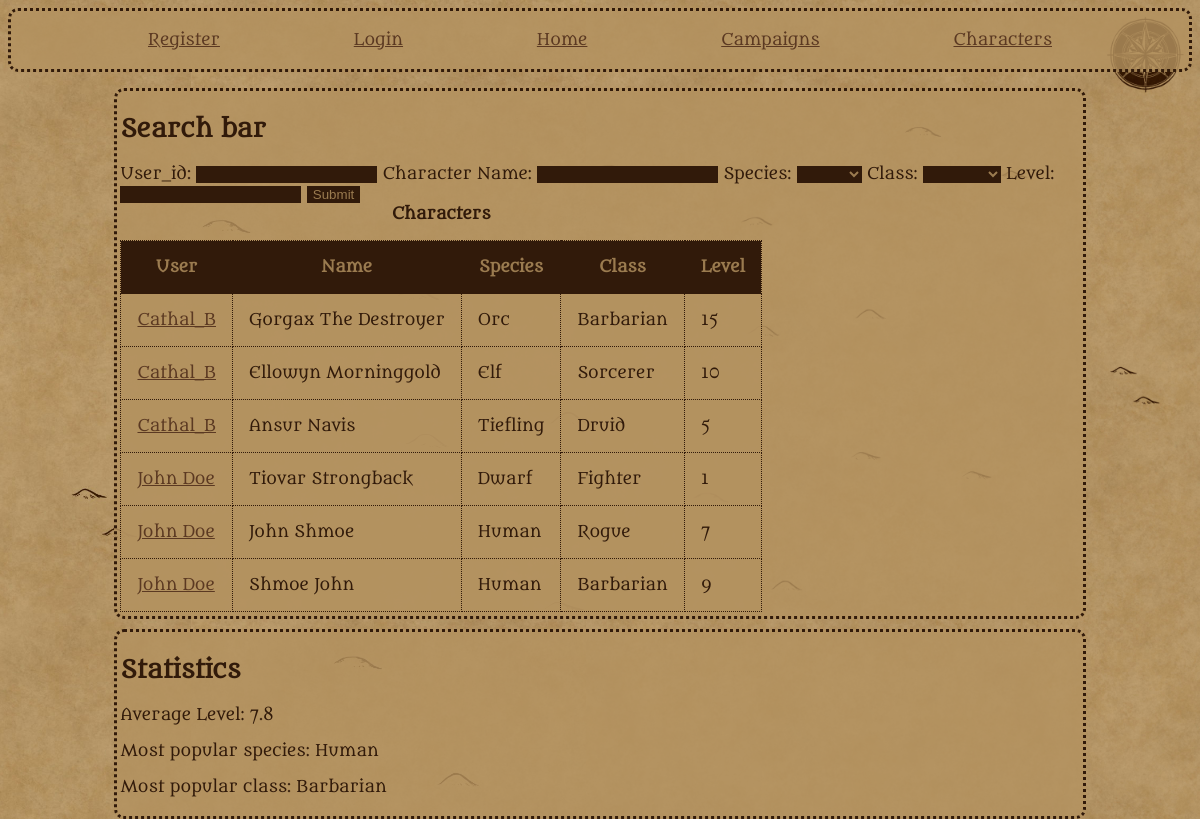
The app's page /Characters with its own data.
### tables this page shows
CREATE TABLE characters
(
  character_id INTEGER PRIMARY KEY AUTOINCREMENT,
  user_id TEXT NOT NULL,
  name TEXT NOT NULL,
  species TEXT NOT NULL,
  level INTEGER NOT NULL,
  class TEXT NOT NULL,
  FOREIGN KEY (user_id) REFERENCES users(user_id)
);

### app.py (the view, shortened to what this page needs)
@app.route("/Characters", methods=["GET", "POST"])
def Characters():
    def most_popular(lis):
        names = {}
        most = -1
        name = ""
        for item in lis:
            if item in names:
                names[item] += 1
            else:
                names[item] = 1
        for key in names:
            if names[key] > most:
                most = names[key]
                name = key
        return name
    form = CharacterForm()
    db = get_db()
    characters = db.execute("""SELECT * FROM characters""").fetchall()
    speciesPop = []
    levelMean = 0
    classNamePop = []
    for items in characters:
        speciesPop.append(items["species"])
        levelMean += items["level"]
        classNamePop.append(items["class"])
    levelMean = round(levelMean/len(characters),1)
    speciesPop = most_popular(speciesPop)
    classNamePop = most_popular(classNamePop)
    return render_template("characters.html", characters = characters, form = form, levelMean = levelMean, speciesPop = speciesPop, classNamePop = classNamePop)

### forms.py
class CharacterForm(FlaskForm):
    CharName = StringField("Character Name: ")
    species = SelectField("Species: ",choices=["","Human","Dwarf","Elf","Tiefling","Halfling","Orc"])
    level = IntegerField("Level:", validators = [Optional()])
    className = SelectField("Class: ", choices=["", "Wizard", "Druid", "Cleric", "Fighter", "Paladin", "Sorcerer", "Warlock","Ranger","Monk","Rogue", "Barbarian"])
    user_id = StringField("User_id: ")
    submit = SubmitField("Submit")

### app.py (called while the page is built)
@app.before_request
def load_logged_in_user():
    g.user = session.get("user_id",None)

### database.py (called while the page is built)
def get_db():
    if "db" not in g:
        g.db = sqlite3.connect(DATABASE,
            detect_types=sqlite3.PARSE_DECLTYPES
        )
        g.db.row_factory = sqlite3.Row
        g.db.execute("PRAGMA foreign_keys = ON") #learned from sqlite documentation, foreign keys apparently aren't enforced by default.
    return g.db

### templates/characters.html (shortened to what this page needs)
{% extends "base.html" %}
{% block main_content %}
    <section>
    <h2>Search bar</h2>
    <form action="" method="POST" novalidate>
        {{form.user_id.label}}
        {{form.user_id()}}
        {{form.CharName.label}}
        {{form.CharName()}}
        {{form.species.label}}
        {{form.species()}}
        {{form.className.label}}
        {{form.className()}}
        {{form.level.label}}
        {{form.level(value = "")}}
        {{form.submit()}}
        </form>
    <table>
        <caption>Characters</caption>
        <th scope="col">User</th>
        <th scope="col">Name</th>
        <th scope="col">Species</th>
        <th scope="col">Class</th>
        <th scope="col">Level</th>
    {% for character in characters %}
        <tr>
        <td><a href="{{ url_for('user', user_id = character['user_id'])}}">{{ character["user_id"]}}</a> </td>
        <td>{{ character["name"]}}</td>
        <td>{{ character["species"] }}</td>
        <td>{{ character["class"]}}</td>
        <td>{{ character["level"] }}</td>
        </tr>
    {%endfor%}
    </table>
    </section>
    <section>
        <h2>Statistics</h2>
        <p>Average Level: {{levelMean}}</p>
        <p>Most popular species: {{speciesPop}}</p>
        <p>Most popular class: {{classNamePop}}</p>
    </section>
{% endblock %}

### static/styles.css (style rules this page uses)
:root { font-size: 16px; height: 100%; }
html { --base-colour: #311a0a; --bg--colour: #b49260ce; background-image: url('mobile_map.jpg'), url('tile_widescreen.jpg'); background-position: top right, center; background-repeat: no-repeat, repeat; background-size: contain; background-color: var(--bg--colour); }
body { font-family: Metamorphous, serif; color: var(--base-colour); text-decoration: none; }
section { border: 0.2em dotted var(--base-colour); border-radius: 10px; padding: 0.2em; margin-bottom: 1em; background-color: var(--bg--colour); width: 90%; margin:1% auto; }
a { color: #5b3922; }
th, td { border: 0.1em dotted var(--base-colour); padding: 1em; background-color: var(--bg--colour); }
table { border-collapse: collapse }
caption { font-weight: bold; padding-bottom: 1em; }
caption+tbody>tr>th { background-color: var(--base-colour); color: var(--bg--colour); }
input, select { background-color: var(--base-colour); color: var(--bg--colour); border: #654834; }

### records on screen
characters: user_id "Cathal_B", name "Gorgax The Destroyer", species "Orc", class "Barbarian", level "15"
characters: user_id "Cathal_B", name "Ellowyn Morninggold", species "Elf", class "Sorcerer", level "10"
characters: user_id "Cathal_B", name "Ansur Navis", species "Tiefling", class "Druid", level "5"
characters: user_id "John Doe", name "Tiovar Strongback", species "Dwarf", class "Fighter", level "1"
characters: user_id "John Doe", name "John Shmoe", species "Human", class "Rogue", level "7"
characters: user_id "John Doe", name "Shmoe John", species "Human", class "Barbarian", level "9"

### other values on screen
{{ levelMean }} "7.8"
